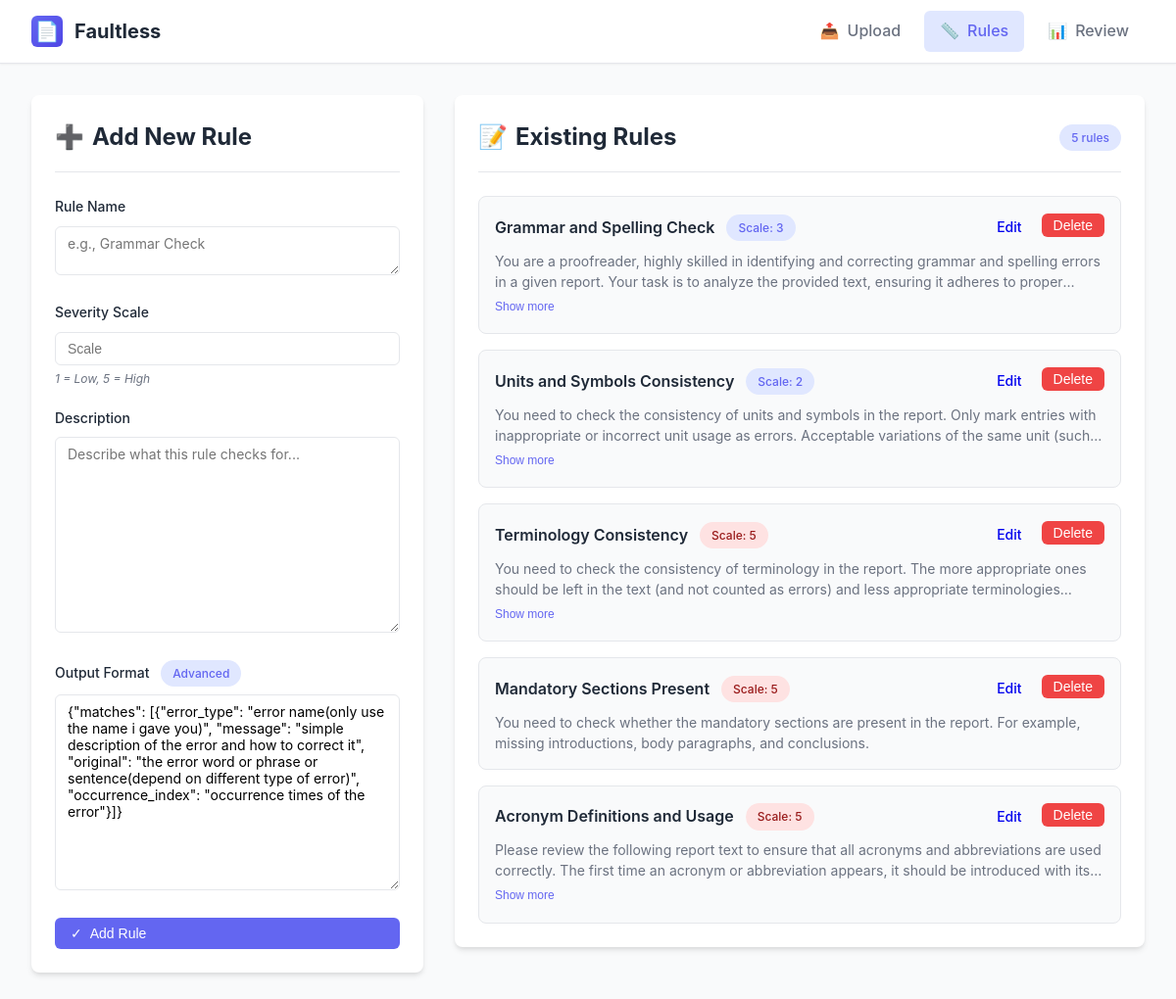
Screenshot of /rule with the database file from the repository.
### faultless/models.py (models this page shows, shortened)
class Rules(models.Model):
    id = models.AutoField(primary_key=True)
    name = models.CharField(max_length=30)
    scale = models.IntegerField()
    description = models.TextField()
    def default_output_format():
        data = {
            'matches': [
                {
                    'error_type': 'error name(only use the name i gave you)',
                    'message': 'simple description of the error and how to correct it',
                    'original': 'the error word or phrase or sentence(depend on different type of error)',
                    'occurrence_index': 'occurrence times of the error',
                },
            ]
        }
        return data
    output_format = models.JSONField(default=default_output_format)

### faultless/views.py (the view)
# urls.py: path("rule", get_rule, name="get_rule"),
def get_rule(request):
    data = Rules.objects.all().values()
    if request.method == "POST":
        if "delete_rule_id" in request.POST:
            rule = get_object_or_404(Rules, pk=request.POST["delete_rule_id"])
            rule.delete()
            return redirect("get_rule")
        form = RuleForm(request.POST)
        if form.is_valid():
            form.save()
            data = Rules.objects.all().values()
            form = RuleForm()
            return redirect("get_rule")
        else:
            return render(request, "faultless/rule.html", {"form": form, "allrules": data})
    else:
        form = RuleForm()
    context = {"form": form, "allrules": data}
    return render(request, "faultless/rule.html", context)

### faultless/templates/faultless/rule.html (shortened to what this page needs)
{% load static %}
{% load widget_tweaks %}
<!DOCTYPE html>
<html lang="en">
<head>
    <link rel="stylesheet" href="{% static 'css/styles.css' %}">
</head>
<body>
    <nav class="navbar">
        <div class="navbar-content">
            <a href="{% url 'file_manager' %}" class="navbar-brand">
                <div class="navbar-brand-icon">📄</div>
                <span>Faultless</span>
            </a>
            <div class="navbar-nav" id="navbarNav">
                <a href="{% url 'file_manager' %}" class="nav-link">
                    <span>📤</span> Upload
                </a>
                <a href="{% url 'get_rule' %}" class="nav-link active">
                    <span>📏</span> Rules
                </a>
                <a href="{% url 'view_details' %}" class="nav-link">
                    <span>📊</span> Review
                </a>
            </div>
        </div>
    </nav>
    <div class="container">
        <div class="rules-grid">
            <div class="card form-card">
                <div class="card-header">
                    <h2 class="card-title">
                        {% if is_editing %}
                            <span>✏️</span> Edit Rule
                        {% else %}
                            <span>➕</span> Add New Rule
                        {% endif %}
                    </h2>
                </div>
                {% if is_editing %}
                <form method="post">
                    {% csrf_token %}
                    {% if form.non_field_errors %}
                        <div class="alert alert-danger">
                            {% for error in form.non_field_errors %}
                                <p>{{ error }}</p>
                            {% endfor %}
                        </div>
                    {% endif %}
                    <div class="form-group">
                        <label for="name" class="form-label">
                            Rule Name
                            <span class="current-value">Current: {{ editing_rule.name }}</span>
                        </label>
                        <input type="text" name="name" class="form-control{% if form.name.errors %} is-invalid{% endif %}" placeholder="Leave empty to keep current value">
                        {% if form.name.errors %}
                            <div class="invalid-feedback">
                                {% for error in form.name.errors %}
                                    {{ error }}
                                {% endfor %}
                            </div>
                        {% endif %}
                        <p class="form-hint">Only fill if you want to change the name</p>
                    </div>
                    <div class="form-group">
                        <label for="scale" class="form-label">
                            Severity Scale
                            <span class="current-value">Current: {{ editing_rule.scale }}</span>
                        </label>
                        <select name="scale" class="form-control{% if form.scale.errors %} is-invalid{% endif %}">
                            <option value="">Keep current value ({{ editing_rule.scale }})</option>
                            <option value="1">1 - Low</option>
                            <option value="2">2</option>
                            <option value="3">3 - Medium</option>
                            <option value="4">4</option>
                            <option value="5">5 - High</option>
                        </select>
                        {% if form.scale.errors %}
                            <div class="invalid-feedback">
                                {% for error in form.scale.errors %}
                                    {{ error }}
                                {% endfor %}
                            </div>
                        {% endif %}
                        <p class="form-hint">Select only if you want to change the scale</p>
                    </div>
                    <div class="form-group">
                        <label for="description" class="form-label">
                            Description
                            <span class="current-value">Current length: {{ editing_rule.description|length }} chars</span>
                        </label>
                        <textarea name="description" class="form-control{% if form.description.errors %} is-invalid{% endif %}" rows="4" placeholder="Leave empty to keep current description"></textarea>
                        {% if form.description.errors %}
                            <div class="invalid-feedback">
                                {% for error in form.description.errors %}
                                    {{ error }}
                                {% endfor %}
                            </div>
                        {% endif %}
                        <details class="current-description">
                            <summary>View current description</summary>
                            <p>{{ editing_rule.description }}</p>
                        </details>
                        <p class="form-hint">Only fill if you want to change the description</p>
                    </div>
                    <div class="form-group">
                        <label for="output_format" class="form-label">
                            Output Format
                            <span class="badge badge-primary" style="margin-left: 0.5rem;">Advanced</span>
                            {% if editing_rule.output_format %}
                                <span class="current-value">Has custom format</span>
                            {% else %}
                                <span class="current-value">Using default</span>
                            {% endif %}
                        </label>
                        <textarea name="output_format" class="form-control{% if form.output_format.errors %} is-invalid{% endif %}" rows="3" placeholder="Leave empty to keep current format"></textarea>
                        {% if form.output_format.errors %}
                            <div class="invalid-feedback">
                                {% for error in form.output_format.errors %}
                                    {{ error }}
                                {% endfor %}
                            </div>
                        {% endif %}
                        {% if editing_rule.output_format %}
                        <details class="current-format">
                            <summary>View current output format</summary>
                            <pre>{{ editing_rule.output_format }}</pre>
                        </details>
                        {% endif %}
                        <p class="form-hint">Only fill if you want to change the output format</p>
                    </div>
                    <div class="form-actions">
                        <button type="submit" class="btn btn-primary">
                            <span>💾</span> Save Changes
                        </button>
                        <a href="{% url 'get_rule' %}" class="btn btn-cancel">
                            <span>❌</span> Cancel
                        </a>
                    </div>
                </form>
                {% else %}
                <form method="post">
                    <div class="form-group">
                        <label for="id_name" class="form-label">Rule Name</label>
                        {% render_field form.name class="form-control" placeholder="e.g., Grammar Check" %}
                    </div>
                    <div class="form-group">
                        <label for="id_scale" class="form-label">Severity Scale</label>
                        {% render_field form.scale class="form-control" %}
                        <p class="form-hint">
                            1 = Low, 5 = High
                        </p>
                    </div>
                    <div class="form-group">
                        <label for="id_description" class="form-label">Description</label>
                        {% render_field form.description class="form-control" rows="4" placeholder="Describe what this rule checks for..." %}
                    </div>
                    <div class="form-group">
                        <label for="output_format" class="form-label">
                            Output Format
                            <span class="badge badge-primary" style="margin-left: 0.5rem;">Advanced</span>
                        </label>
                        {% render_field form.output_format class="form-control" rows="3" placeholder="Optional: Specify output format" %}
                    </div>
                    <button type="submit" class="btn btn-primary" style="width: 100%;">
                        <span>✓</span> Add Rule
                    </button>
                </form>
                {% endif %}
            </div>
            <div class="card">
                <div class="card-header">
                    <h2 class="card-title">
                        <span>📝</span> Existing Rules
                        <span class="badge badge-primary" style="margin-left: auto;">{{ allrules|length }} rules</span>
                    </h2>
                </div>
                {% if allrules %}
                <div class="rules-list">
                    {% for rule in allrules %}
                    <div class="rule-item {% if is_editing and editing_rule.id == rule.id %}editing{% endif %}">
                        <div class="rule-header">
                            <div class="rule-title-group">
                                <span class="rule-name">{{ rule.name }}</span>
                                <span class="badge {% if rule.scale >= 4 %}badge-danger{% elif rule.scale >= 2 %}badge-primary{% else %}badge-success{% endif %}">
                                    Scale: {{ rule.scale }}
                                </span>
                            </div>
                            <div class="rule-actions">
                                {% if not is_editing or editing_rule.id != rule.id %}
                                <a href="{% url 'edit_rule' rule.id %}" class="btn btn-secondary" style="padding: 0.25rem 0.75rem;">
                                    Edit
                                </a>
                                {% endif %}
                                <form method="post" style="margin: 0;">
                                    <button type="submit" class="btn btn-danger" style="padding: 0.25rem 0.75rem;">
                                        Delete
                                    </button>
                                </form>
                            </div>
                        </div>
                        <div class="rule-description-wrapper">
                            <p class="rule-description {% if rule.description|length > 150 %}collapsed{% endif %}" id="desc-{{ rule.id }}">
                                {{ rule.description }}
                            </p>
                            {% if rule.description|length > 150 %}
                            <button class="expand-btn" onclick="toggleDescription('{{ rule.id }}')">
                                <span id="btn-text-{{ rule.id }}">Show more</span>
                            </button>
                            {% endif %}
                        </div>
                    </div>
                    {% endfor %}
                </div>
                {% else %}
                <div class="empty-state">
                    <div class="empty-state-icon">📋</div>
                    <p>No rules defined yet.</p>
                    <p style="margin-top: 0.5rem;">Add your first rule to start proofreading!</p>
                </div>
                {% endif %}
            </div>
        </div>
    </div>
</body>
</html>

### rows the page displays
Rules: name "Grammar and Spelling Check", scale "3", description "You are a proofreader, highly skilled in identifying and correcting grammar and spelling errors in a given report. Your task is to analyze the provided text, ensuring it adheres to…"
Rules: name "Units and Symbols Consistency", scale "2", description "You need to check the consistency of units and symbols in the report. Only mark entries with inappropriate or incorrect unit usage as errors. Acceptable variations of the same unit…"
Rules: name "Terminology Consistency", scale "5", description "You need to check the consistency of terminology in the report. The more appropriate ones should be left in the text (and not counted as errors) and less appropriate…"
Rules: name "Mandatory Sections Present", scale "5", description "You need to check whether the mandatory sections are present in the report. For example, missing introductions, body paragraphs, and conclusions."
Rules: name "Acronym Definitions and Usage", scale "5", description "Please review the following report text to ensure that all acronyms and abbreviations are used correctly. The first time an acronym or abbreviation appears, it should be introduced with…"

### other values shown
{{ allrules|length }} "5"
